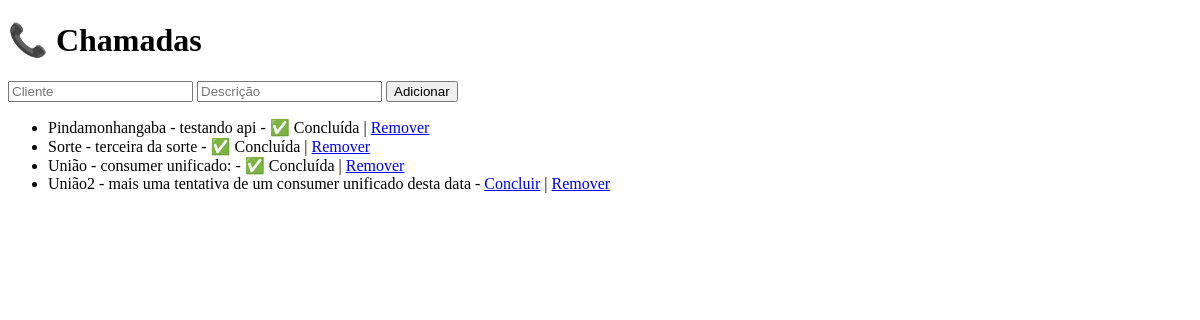
/calls/, run on an earlier commit of the app's database.
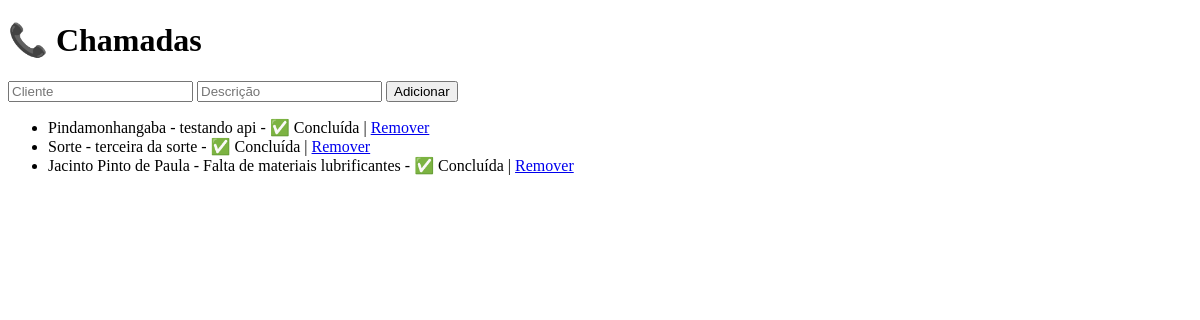
And on a later commit of the database.
### calls/models.py (models this page shows, shortened)
class Call(models.Model):
    cliente = models.CharField(max_length=100)
    descricao = models.TextField()
    status = models.CharField(
        max_length=20,
        choices=[("pendente", "Pendente"), ("concluida", "Concluída")],
        default="pendente"
    )

### calls/views.py (the view)
# urls.py: path("", views.call_list, name="call_list"),  # rota raiz do app
def call_list(request):
    calls = Call.objects.all()
    return render(request, "calls/call_list.html", {"calls": calls})

### calls/templates/calls/call_list.html (shortened to what this page needs)
<!DOCTYPE html>
<html>
<head><title>Chamadas</title></head>
<body>
    <h1>📞 Chamadas</h1>
    <form method="POST" action="{% url 'add_call' %}">
        <input type="text" name="cliente" placeholder="Cliente" required>
        <input type="text" name="descricao" placeholder="Descrição" required>
        <button type="submit">Adicionar</button>
    </form>
    <ul>
        {% for call in calls %}
            <li>
                {{ call.cliente }} - {{ call.descricao }} -
                {% if call.status == "concluida" %}
                    ✅ Concluída
                {% else %}
                    <a href="{% url 'complete_call' call.id %}">Concluir</a>
                {% endif %}
                | <a href="{% url 'delete_call' call.id %}">Remover</a>
            </li>
        {% empty %}
            <li>Nenhuma chamada cadastrada.</li>
        {% endfor %}
    </ul>
</body>
</html>

What changed in the data, as far as the page shows it:
removed Call: cliente "União", descricao "consumer unificado:", status "✅ Concluída"
removed Call: cliente "União2", descricao "mais uma tentativa de um consumer unificado desta data", status "Concluir"
added Call: cliente "Jacinto Pinto de Paula", descricao "Falta de materiais lubrificantes", status "✅ Concluída"
